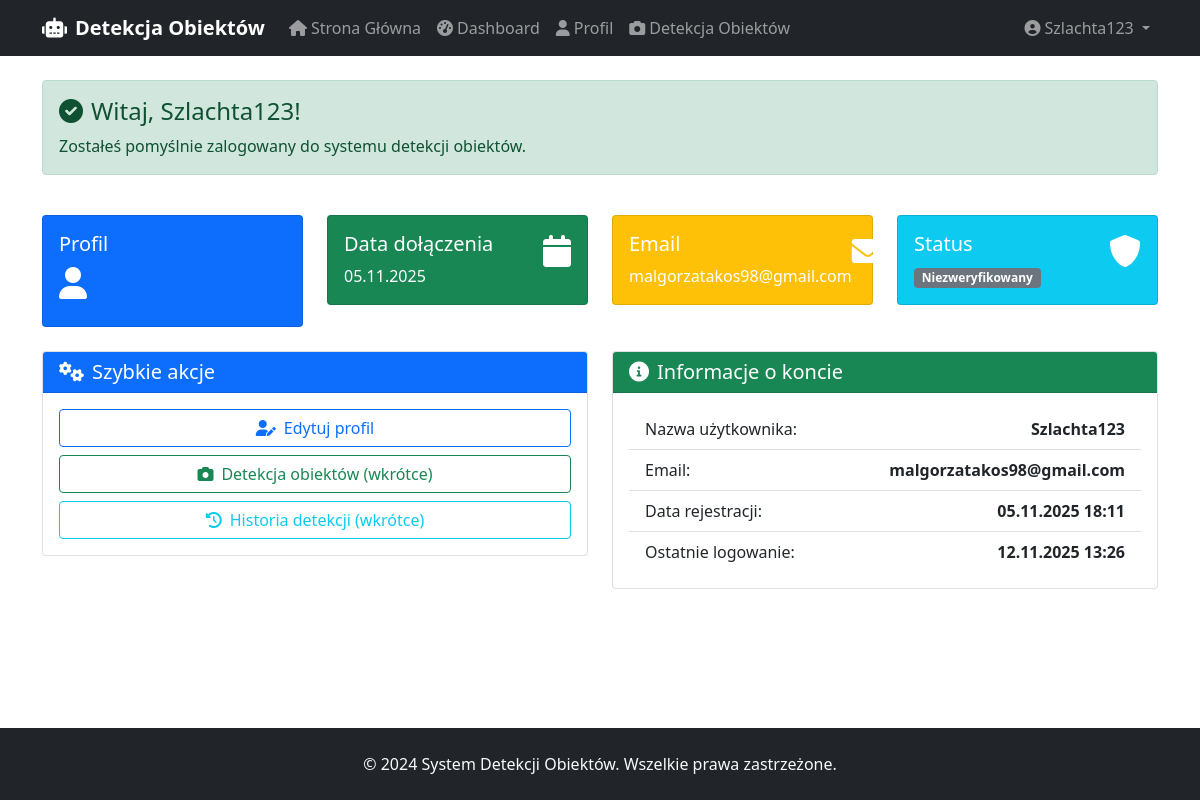
The page /dashboard/ (signed in) on the database its author committed.
### detection_app/models.py (models this page shows, shortened)
class CustomUser(AbstractUser):
    email = models.EmailField(unique=True, verbose_name="adres email")
    phone = models.CharField(max_length=15, blank=True, verbose_name="telefon")
    birth_date = models.DateField(null=True, blank=True, verbose_name="data urodzenia")
    city = models.CharField(max_length=100, blank=True, verbose_name="miasto")
    address = models.TextField(blank=True, verbose_name="adres")
    created_at = models.DateTimeField(default=timezone.now, verbose_name="data rejestracji")
    updated_at = models.DateTimeField(auto_now=True, verbose_name="data aktualizacji")
    is_verified = models.BooleanField(default=False, verbose_name="zweryfikowany")
    newsletter = models.BooleanField(default=False, verbose_name="newsletter")
    terms_accepted = models.BooleanField(default=False, verbose_name="akceptacja regulaminu")
    class Meta:
        app_label = 'detection_app'  # DODAJ TĘ LINIĘ
        verbose_name = "użytkownik"
        verbose_name_plural = "użytkownicy"

### detection_app/views.py (the view)
# urls.py: path('dashboard/', views.dashboard_view, name='dashboard'),
@login_required
def dashboard_view(request):
    user = request.user
    context = {
        'user': user,
        'profile': getattr(user, 'profile', None),
    }
    return render(request, 'dash/dashboard.html', context)

### detection_app/templates/dash/dashboard.html (shortened to what this page needs)
{% extends 'bas/base.html' %}  {% block content %}
<div class="container mt-4">
  <div class="row mb-4">
    <div class="col-12">
      <div class="alert alert-success">
        <h4 class="alert-heading">
          <i class="fas fa-check-circle me-2"></i>Witaj, {{ user.username }}!
        </h4>
        <p class="mb-0">
          Zostałeś pomyślnie zalogowany do systemu detekcji obiektów.
        </p>
      </div>
    </div>
  </div>
  <div class="row mb-4">
    <div class="col-md-3">
      <div class="card text-white bg-primary">
        <div class="card-body">
          <div class="d-flex justify-content-between">
            <div>
              <h5>Profil</h5>
              <h2><i class="fas fa-user"></i></h2>
            </div>
          </div>
        </div>
      </div>
    </div>
    <div class="col-md-3">
      <div class="card text-white bg-success">
        <div class="card-body">
          <div class="d-flex justify-content-between">
            <div>
              <h5>Data dołączenia</h5>
              <p class="mb-0">{{ user.date_joined|date:"d.m.Y" }}</p>
            </div>
            <h2><i class="fas fa-calendar"></i></h2>
          </div>
        </div>
      </div>
    </div>
    <div class="col-md-3">
      <div class="card text-white bg-warning">
        <div class="card-body">
          <div class="d-flex justify-content-between">
            <div>
              <h5>Email</h5>
              <p class="mb-0">{{ user.email }}</p>
            </div>
            <h2><i class="fas fa-envelope"></i></h2>
          </div>
        </div>
      </div>
    </div>
    <div class="col-md-3">
      <div class="card text-white bg-info">
        <div class="card-body">
          <div class="d-flex justify-content-between">
            <div>
              <h5>Status</h5>
              <p class="mb-0">
                {% if user.is_verified %}
                <span class="badge bg-success">Zweryfikowany</span>
                {% else %}
                <span class="badge bg-secondary">Niezweryfikowany</span>
                {% endif %}
              </p>
            </div>
            <h2><i class="fas fa-shield-alt"></i></h2>
          </div>
        </div>
      </div>
    </div>
  </div>
  <div class="row">
    <div class="col-md-6">
      <div class="card">
        <div class="card-header bg-primary text-white">
          <h5 class="mb-0"><i class="fas fa-cogs me-2"></i>Szybkie akcje</h5>
        </div>
        <div class="card-body">
          <div class="d-grid gap-2">
            <a href="{% url 'profile' %}" class="btn btn-outline-primary">
              <i class="fas fa-user-edit me-2"></i>Edytuj profil
            </a>
            <a href="#" class="btn btn-outline-success" disabled>
              <i class="fas fa-camera me-2"></i>Detekcja obiektów (wkrótce)
            </a>
            <a href="#" class="btn btn-outline-info" disabled>
              <i class="fas fa-history me-2"></i>Historia detekcji (wkrótce)
            </a>
          </div>
        </div>
      </div>
    </div>
    <div class="col-md-6">
      <div class="card">
        <div class="card-header bg-success text-white">
          <h5 class="mb-0">
            <i class="fas fa-info-circle me-2"></i>Informacje o koncie
          </h5>
        </div>
        <div class="card-body">
          <ul class="list-group list-group-flush">
            <li class="list-group-item d-flex justify-content-between">
              <span>Nazwa użytkownika:</span>
              <strong>{{ user.username }}</strong>
            </li>
            <li class="list-group-item d-flex justify-content-between">
              <span>Email:</span>
              <strong>{{ user.email }}</strong>
            </li>
            <li class="list-group-item d-flex justify-content-between">
              <span>Data rejestracji:</span>
              <strong>{{ user.date_joined|date:"d.m.Y H:i" }}</strong>
            </li>
            <li class="list-group-item d-flex justify-content-between">
              <span>Ostatnie logowanie:</span>
              <strong>{{ user.last_login|date:"d.m.Y H:i" }}</strong>
            </li>
          </ul>
        </div>
      </div>
    </div>
  </div>
</div>
{% endblock %}

### detection_app/templates/bas/base.html (shortened to what this page needs)
<!DOCTYPE html>
<html lang="pl">
  <head>
    <link
      href="https://cdn.jsdelivr.net/npm/bootstrap@5.1.3/dist/css/bootstrap.min.css"
      rel="stylesheet"
    />
    <link
      rel="stylesheet"
      href="https://cdnjs.cloudflare.com/ajax/libs/font-awesome/6.0.0/css/all.min.css"
    />
  </head>
  <body>
    <nav class="navbar navbar-expand-lg navbar-dark bg-dark">
      <div class="container">
        <a class="navbar-brand" href="{% url 'home' %}">
          <i class="fas fa-robot me-2"></i>Detekcja Obiektów
        </a>
        <div class="collapse navbar-collapse" id="navbarNav">
          <ul class="navbar-nav me-auto">
            <li class="nav-item">
              <a class="nav-link" href="{% url 'home' %}">
                <i class="fas fa-home me-1"></i>Strona Główna
              </a>
            </li>
            {% if user.is_authenticated %}
            <li class="nav-item">
              <a class="nav-link" href="{% url 'dashboard' %}">
                <i class="fas fa-tachometer-alt me-1"></i>Dashboard
              </a>
            </li>
            <li class="nav-item">
              <a class="nav-link" href="{% url 'profile' %}">
                <i class="fas fa-user me-1"></i>Profil
              </a>
            </li>
            <li class="nav-item">
              <a class="nav-link" href="{% url 'object_detection_upload' %}">
                <i class="fas fa-camera me-1"></i>Detekcja Obiektów
              </a>
            </li>
            {% endif %}
          </ul>
          <ul class="navbar-nav">
            {% if user.is_authenticated %}
            <li class="nav-item dropdown">
              <a
                class="nav-link dropdown-toggle"
                href="#"
                id="navbarDropdown"
                role="button"
                data-bs-toggle="dropdown"
              >
                <i class="fas fa-user-circle me-1"></i>{{ user.username }}
              </a>
            </li>
            {% endif %}
          </ul>
        </div>
      </div>
    </nav>
    <main class="main-content">{% block content %} {% endblock %}</main>
    <footer class="footer bg-dark text-light py-4 mt-5">
      <div class="container text-center">
        <p class="mb-0">
          &copy; 2024 System Detekcji Obiektów. Wszelkie prawa zastrzeżone.
        </p>
      </div>
    </footer>
  </body>
</html>

### detection_app/templates/bas/base.html (style rules this page uses)
.navbar-brand { font-weight: bold; }
.footer { margin-top: auto; }
body { display: flex; flex-direction: column; min-height: 100vh; }
.main-content { flex: 1; }

### rows shown on the page
CustomUser: username "Szlachta123", date_joined "05.11.2025", email "malgorzatakos98@gmail.com", date_joined "05.11.2025 18:11", last_login "12.11.2025 13:26"
